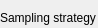
      <widget class="QWidget" name="page_8">
       <property name="geometry">
        <rect>
         <x>0</x>
         <y>0</y>
         <width>98</width>
         <height>28</height>
        </rect>
       </property>
       <attribute name="label">
        <string>Step 4 - Create / modify sampling strategy</string>
       </attribute>
       <widget class="QGroupBox" name="groupBox_28">
        <property name="geometry">
         <rect>
          <x>0</x>
          <y>10</y>
          <width>691</width>
          <height>241</height>
         </rect>
        </property>
        <property name="title">
         <string>Sampling strategy</string>
        </property>
        <widget class="QGroupBox" name="groupBox_29">
         <property name="geometry">
          <rect>
           <x>20</x>
           <y>30</y>
           <width>301</width>
           <height>151</height>
          </rect>
         </property>
         <property name="title">
          <string>Sample size range</string>
         </property>
         <widget class="QWidget" name="layoutWidget_43">
          <property name="geometry">
           <rect>
            <x>10</x>
            <y>30</y>
            <width>107</width>
            <height>81</height>
           </rect>
          </property>
          <layout class="QVBoxLayout" name="verticalLayout_43">
           <item>
            <widget class="QLabel" name="label_61">
             <property name="text">
              <string>Maximum Samples:</string>
             </property>
            </widget>
           </item>
           <item>
            <widget class="QLabel" name="label_62">
             <property name="text">
              <string>Minimum Samples</string>
             </property>
            </widget>
           </item>
           <item>
            <widget class="QLabel" name="label_63">
             <property name="text">
              <string>Sample size increment</string>
             </property>
            </widget>
           </item>
          </layout>
         </widget>
         <widget class="QWidget" name="layoutWidget_44">
          <property name="geometry">
           <rect>
            <x>130</x>
            <y>30</y>
            <width>86</width>
            <height>81</height>
           </rect>
          </property>
          <layout class="QVBoxLayout" name="verticalLayout_44">
           <item>
            <widget class="QSlider" name="horizontalSlider_48">
             <property name="orientation">
              <enum>Qt::Horizontal</enum>
             </property>
            </widget>
           </item>
           <item>
            <widget class="QSlider" name="horizontalSlider_49">
             <property name="orientation">
              <enum>Qt::Horizontal</enum>
             </property>
            </widget>
           </item>
           <item>
            <widget class="QSlider" name="horizontalSlider_50">
             <property name="orientation">
              <enum>Qt::Horizontal</enum>
             </property>
            </widget>
           </item>
          </layout>
         </widget>
         <widget class="QWidget" name="layoutWidget_45">
          <property name="geometry">
           <rect>
            <x>220</x>
            <y>29</y>
            <width>44</width>
            <height>81</height>
           </rect>
          </property>
          <layout class="QVBoxLayout" name="verticalLayout_45">
           <item>
            <widget class="QSpinBox" name="spinBox_40"/>
           </item>
           <item>
            <widget class="QSpinBox" name="spinBox_41"/>
           </item>
           <item>
            <widget class="QSpinBox" name="spinBox_42"/>
           </item>
          </layout>
         </widget>
        </widget>
        <widget class="QGroupBox" name="groupBox_30">
         <property name="geometry">
          <rect>
           <x>340</x>
           <y>30</y>
           <width>301</width>
           <height>151</height>
          </rect>
         </property>
         <property name="title">
          <string>Locus number range</string>
         </property>
         <widget class="QWidget" name="layoutWidget_46">
          <property name="geometry">
           <rect>
            <x>10</x>
            <y>30</y>
            <width>122</width>
            <height>81</height>
           </rect>
          </property>
          <layout class="QVBoxLayout" name="verticalLayout_46">
           <item>
            <widget class="QLabel" name="label_64">
             <property name="text">
              <string>Maximum loci:</string>
             </property>
            </widget>
           </item>
           <item>
            <widget class="QLabel" name="label_65">
             <property name="text">
              <string>Minimum loci:</string>
             </property>
            </widget>
           </item>
           <item>
            <widget class="QLabel" name="label_66">
             <property name="text">
              <string>Locus number increment:</string>
             </property>
            </widget>
           </item>
          </layout>
         </widget>
         <widget class="QWidget" name="layoutWidget_47">
          <property name="geometry">
           <rect>
            <x>130</x>
            <y>30</y>
            <width>86</width>
            <height>81</height>
           </rect>
          </property>
          <layout class="QVBoxLayout" name="verticalLayout_47">
           <item>
            <widget class="QSlider" name="horizontalSlider_51">
             <property name="orientation">
              <enum>Qt::Horizontal</enum>
             </property>
            </widget>
           </item>
           <item>
            <widget class="QSlider" name="horizontalSlider_52">
             <property name="orientation">
              <enum>Qt::Horizontal</enum>
             </property>
            </widget>
           </item>
           <item>
            <widget class="QSlider" name="horizontalSlider_53">
             <property name="orientation">
              <enum>Qt::Horizontal</enum>
             </property>
            </widget>
           </item>
          </layout>
         </widget>
         <widget class="QWidget" name="layoutWidget_48">
          <property name="geometry">
           <rect>
            <x>220</x>
            <y>29</y>
            <width>44</width>
            <height>81</height>
           </rect>
          </property>
          <layout class="QVBoxLayout" name="verticalLayout_48">
           <item>
            <widget class="QSpinBox" name="spinBox_43"/>
           </item>
           <item>
            <widget class="QSpinBox" name="spinBox_44"/>
           </item>
           <item>
            <widget class="QSpinBox" name="spinBox_45"/>
           </item>
          </layout>
         </widget>
        </widget>
        <widget class="QPushButton" name="pushButton_9">
         <property name="geometry">
          <rect>
           <x>540</x>
           <y>200</y>
           <width>141</width>
           <height>23</height>
          </rect>
         </property>
         <property name="text">
          <string>Save sampling strategy</string>
         </property>
        </widget>
       </widget>
      </widget>
